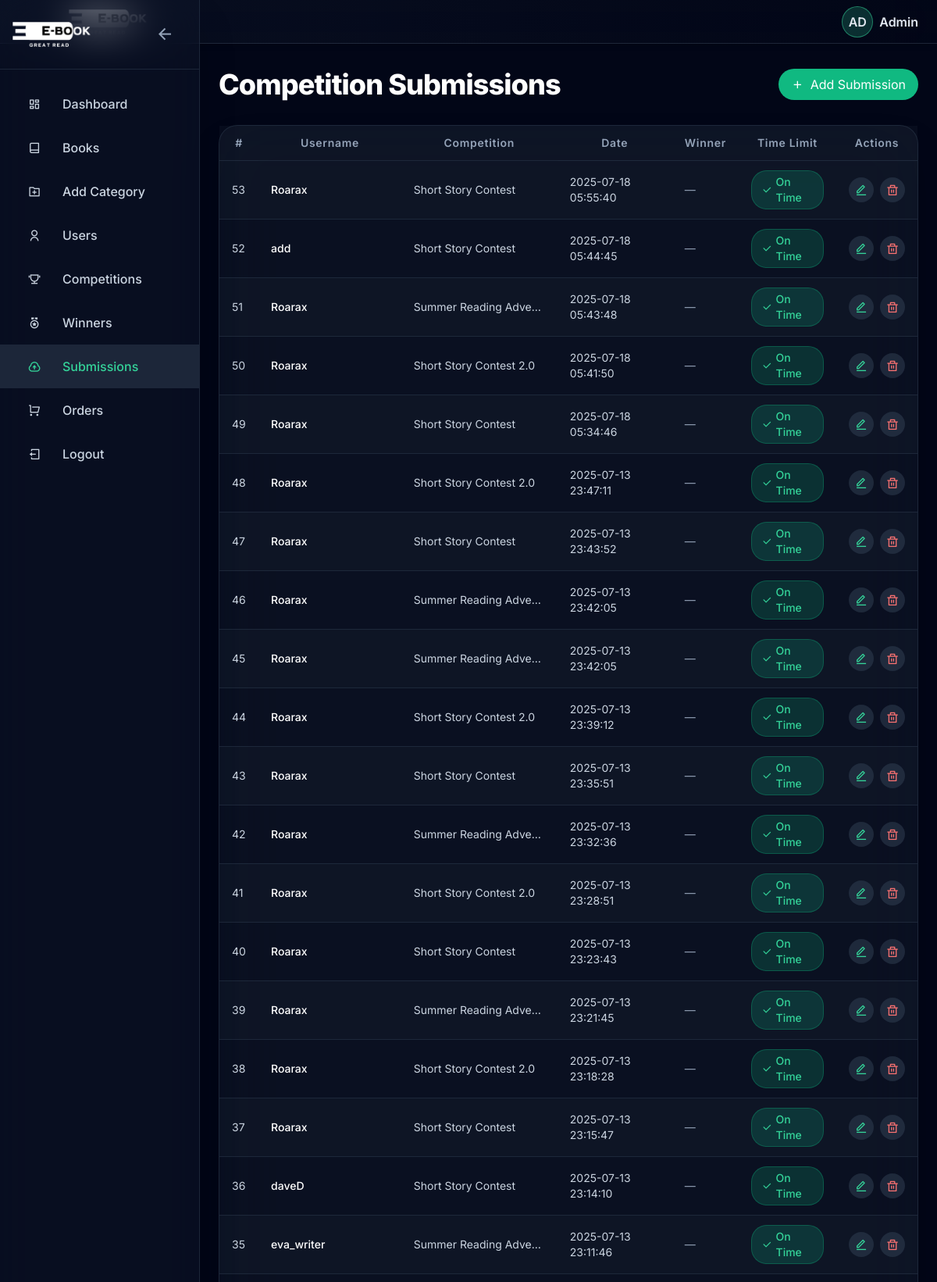
/Admin/AdminSubmissions/submisions.php (signed in, upper part), run on the app's committed database.
### tables this page shows
CREATE TABLE `submissions` (
  `SubmissionID` int(11) NOT NULL,
  `CompetitionID` int(11) DEFAULT NULL,
  `UserID` int(11) DEFAULT NULL,
  `Submission` text DEFAULT NULL,
  `SubmissionDate` datetime DEFAULT current_timestamp(),
  `IsWinner` tinyint(1) DEFAULT 0,
  `TimeLimitExceeded` tinyint(1) DEFAULT 0,
  `StartTime` datetime DEFAULT NULL
);

CREATE TABLE `users` (
  `UserID` int(11) NOT NULL,
  `Username` varchar(50) NOT NULL,
  `PasswordHash` varchar(255) NOT NULL,
  `Email` varchar(100) NOT NULL,
  `FullName` varchar(100) DEFAULT NULL,
  `City` varchar(50) DEFAULT NULL,
  `State` varchar(50) DEFAULT NULL,
  `ZipCode` varchar(10) DEFAULT NULL,
  `PhoneNumber` varchar(15) DEFAULT NULL,
  `Verified` tinyint(1) DEFAULT 0,
  `DateRegistered` datetime DEFAULT current_timestamp(),
  `Role` varchar(20) NOT NULL DEFAULT 'User' CHECK (`Role` in ('User','Admin')),
  `token` varchar(64) DEFAULT NULL
);

CREATE TABLE `competitions` (
  `CompetitionID` int(11) NOT NULL,
  `Type` varchar(20) DEFAULT NULL CHECK (`Type` in ('Story','Essay')),
  `Title` varchar(100) DEFAULT NULL,
  `Description` text DEFAULT NULL,
  `StartDate` date DEFAULT NULL,
  `EndDate` date DEFAULT NULL,
  `Prize` varchar(100) DEFAULT NULL
);

### Admin/AdminSubmissions/submisions.php (the view, shortened to what this page needs)
<?php
include "../Components/checkifadmin.php";
$sql = "
SELECT
    s.SubmissionID,
    s.SubmissionDate,
    s.IsWinner,
    s.TimeLimitExceeded,
    u.Username,
    c.Title AS CompetitionTitle
FROM submissions s
JOIN users u ON s.UserID = u.UserID
JOIN competitions c ON s.CompetitionID = c.CompetitionID
ORDER BY s.SubmissionDate DESC
";
$result = $conn->query($sql);
?>
<!DOCTYPE html>
<html lang="en">
<head>
    <script src="https://cdn.tailwindcss.com/3.4.16"></script>
    <link rel="stylesheet" href="https://cdnjs.cloudflare.com/ajax/libs/remixicon/4.6.0/remixicon.min.css">
</head>
<body class="bg-slate-950 text-white font-['Inter'] flex min-h-screen">
    <div class="flex min-h-screen w-full">
        <?php include "../Components/sider.php"; ?>
        <main id="main-content" class="min-h-screen flex-1 transition-all duration-300 mt-16">
            <div class="pt-24 p-4 sm:p-6">
                <div id="submissions-page" class="container mx-auto scroll-animate">
                    <div class="flex flex-col sm:flex-row justify-between items-center mb-8 gap-4">
                        <h1 class="text-3xl sm:text-4xl font-extrabold text-white tracking-tight">Competition Submissions</h1>
                        <a href="newsubmission.php" class="inline-flex items-center px-4 py-2 bg-emerald-500 text-white rounded-xl hover:bg-emerald-600 transition-all duration-300 hover-scale">
                            <i class="ri-add-line mr-2"></i>Add Submission
                        </a>
                    </div>
                    <div class="table-responsive backdrop-blur-2xl bg-slate-800/30 border border-slate-700/50 rounded-2xl shadow-2xl hover:shadow-emerald-500/20 transition-all duration-500">
                        <table class="w-full table-auto text-sm divide-y divide-slate-700/50">
                        <thead class="bg-slate-800/20 text-slate-400 hidden sm:table-header-group">
                        <tr>
                                    <th class="px-3 sm:px-4 py-3 font-semibold tracking-wider">#</th>
                                    <th class="px-3 sm:px-4 py-3 font-semibold tracking-wider submission-user">Username</th>
                                    <th class="px-3 sm:px-4 py-3 font-semibold tracking-wider submission-competition">Competition</th>
                                    <th class="px-3 sm:px-4 py-3 font-semibold tracking-wider hidden sm:table-cell">Date</th>
                                    <th class="px-3 sm:px-4 py-3 font-semibold tracking-wider">Winner</th>
                                    <th class="px-3 sm:px-4 py-3 font-semibold tracking-wider hidden sm:table-cell">Time Limit</th>
                                    <th class="px-3 sm:px-4 py-3 font-semibold tracking-wider">Actions</th>
                                </tr>
                            </thead>
                            <tbody class="divide-y divide-slate-700/50">
                                <?php
                                if (!$result) {
                                    error_log("Submissions query failed: " . $conn->error);
                                    echo '<tr><td colspan="7" class="text-center text-slate-400 py-12"><div class="flex flex-col items-center"><i class="ri-folder-open-line text-4xl text-slate-400 mb-2"></i><span class="text-lg font-medium">Error fetching data: ' . htmlspecialchars($conn->error) . '</span></div></td></tr>';
                                } elseif ($result->num_rows > 0) {
                                    $index = 0;
                                    while ($rows = $result->fetch_assoc()) {
                                ?>
                                <tr class="odd:bg-slate-800/20 hover:bg-slate-700/30 transition duration-200 scroll-animate" style="animation-delay: <?php echo $index * 0.1; ?>s;">
                                    <td class="px-3 sm:px-4 py-3 text-slate-300" data-label="#"> <?php echo htmlspecialchars($rows['SubmissionID']); ?></td>
                                    <td class="px-3 sm:px-4 py-3 font-medium text-white submission-user" data-label="Username"><?php echo htmlspecialchars($rows['Username']); ?></td>
                                    <td class="px-3 sm:px-4 py-3 text-slate-300 submission-competition" data-label="Competition"><?php echo htmlspecialchars($rows['CompetitionTitle']); ?></td>
                                    <td class="px-3 sm:px-4 py-3 text-slate-300 hidden sm:table-cell" data-label="Date"><?php echo htmlspecialchars($rows['SubmissionDate']); ?></td>
                                    <td class="px-3 sm:px-4 py-3" data-label="Winner">
                                        <?php if ($rows['IsWinner']): ?>
                                            <span class="inline-flex items-center px-3 py-1 bg-emerald-500/20 text-emerald-400 border border-emerald-500/30 rounded-xl font-medium hover-scale transition duration-300">
                                                <i class="ri-trophy-line mr-1"></i> Winner
                                            </span>
                                        <?php else: ?>
                                            <span class="text-slate-400">—</span>
                                        <?php endif; ?>
                                    </td>
                                    <td class="px-3 sm:px-4 py-3 hidden sm:table-cell" data-label="Time Limit">
                                        <?php if ($rows['TimeLimitExceeded']): ?>
                                            <span class="inline-flex items-center px-3 py-1 bg-red-500/20 text-red-400 border border-red-500/30 rounded-xl font-medium hover-scale transition duration-300">
                                                <i class="ri-time-line mr-1"></i> Exceeded
                                            </span>
                                        <?php else: ?>
                                            <span class="inline-flex items-center px-3 py-1 bg-emerald-500/20 text-emerald-400 border border-emerald-500/30 rounded-xl font-medium hover-scale transition duration-300">
                                                <i class="ri-check-line mr-1"></i> On Time
                                            </span>
                                        <?php endif; ?>
                                    </td>
                                    <td class="px-3 sm:px-4 py-3" data-label="Actions">
                                        <div class="flex items-center gap-2">
                                            <a href="updatesubmission.php?id=<?php echo htmlspecialchars($rows['SubmissionID']); ?>" class="w-8 h-8 flex items-center justify-center text-emerald-400 hover:text-emerald-500 hover-scale rounded-full bg-slate-700/50 transition duration-300" title="Edit Submission">
                                                <i class="ri-edit-line text-base"></i>
                                            </a>
                                            <a href="deletesubmission.php?id=<?php echo htmlspecialchars($rows['SubmissionID']); ?>" onclick="return confirm('Are you sure you want to delete this submission?');" class="w-8 h-8 flex items-center justify-center text-red-400 hover:text-red-500 hover-scale rounded-full bg-slate-700/50 transition duration-300" title="Delete Submission">
                                                <i class="ri-delete-bin-line text-base"></i>
                                            </a>
                                        </div>
                                    </td>
                                </tr>
                                <?php
                                        $index++;
                                    }
                                } else {
                                    echo '<tr><td colspan="7" class="text-center text-slate-400 py-12"><div class="flex flex-col items-center"><i class="ri-folder-open-line text-4xl text-slate-400 mb-2"></i><span class="text-lg font-medium">No submissions found.</span></div></td></tr>';
                                }
                                ?>
                            </tbody>
                        </table>
                    </div>
                </div>
            </div>
        </main>
    </div>
</body>
</html>

### Admin/AdminSubmissions/submisions.php (style rules this page uses)
#sidebar:not(.collapsed) ~ #main-content { margin-left: 16rem; }
.scroll-animate { opacity: 0; transform: translateY(20px); transition: all 1s ease-out; }
.scroll-animate.visible { opacity: 1; transform: translateY(0); }
.hover-scale { transition: transform 0.3s ease, box-shadow 0.3s ease; }
.table-responsive { max-width: 100%; }
.table-responsive .submission-user, .table-responsive .submission-competition { min-width: 150px; max-width: 200px; text-overflow: ellipsis; overflow: hidden; white-space: nowrap; }
@media (min-width: 640px) { .table-responsive .submission-user, .table-responsive .submission-competition { min-width: 120px; } }
@media (min-width: 768px) { .table-responsive .submission-user, .table-responsive .submission-competition { min-width: 150px; } }

### data on the page
submissions: SubmissionID "53", UserID.Username "Roarax", CompetitionID.Title "Short Story Contest", SubmissionDate "2025-07-18 05:55:40", TimeLimitExceeded 0 (drawn)
submissions: SubmissionID "52", UserID.Username "add", CompetitionID.Title "Short Story Contest", SubmissionDate "2025-07-18 05:44:45", TimeLimitExceeded 0 (drawn)
submissions: SubmissionID "51", UserID.Username "Roarax", CompetitionID.Title "Summer Reading Adve…", SubmissionDate "2025-07-18 05:43:48", TimeLimitExceeded 0 (drawn)
submissions: SubmissionID "50", UserID.Username "Roarax", CompetitionID.Title "Short Story Contest 2.0", SubmissionDate "2025-07-18 05:41:50", TimeLimitExceeded 0 (drawn)
submissions: SubmissionID "49", UserID.Username "Roarax", CompetitionID.Title "Short Story Contest", SubmissionDate "2025-07-18 05:34:46", TimeLimitExceeded 0 (drawn)
submissions: SubmissionID "48", UserID.Username "Roarax", CompetitionID.Title "Short Story Contest 2.0", SubmissionDate "2025-07-13 23:47:11", TimeLimitExceeded 0 (drawn)
submissions: SubmissionID "47", UserID.Username "Roarax", CompetitionID.Title "Short Story Contest", SubmissionDate "2025-07-13 23:43:52", TimeLimitExceeded 0 (drawn)
submissions: SubmissionID "46", UserID.Username "Roarax", CompetitionID.Title "Summer Reading Adve…", SubmissionDate "2025-07-13 23:42:05", TimeLimitExceeded 0 (drawn)
submissions: SubmissionID "45", UserID.Username "Roarax", CompetitionID.Title "Summer Reading Adve…", SubmissionDate "2025-07-13 23:42:05", TimeLimitExceeded 0 (drawn)
submissions: SubmissionID "44", UserID.Username "Roarax", CompetitionID.Title "Short Story Contest 2.0", SubmissionDate "2025-07-13 23:39:12", TimeLimitExceeded 0 (drawn)
submissions: SubmissionID "43", UserID.Username "Roarax", CompetitionID.Title "Short Story Contest", SubmissionDate "2025-07-13 23:35:51", TimeLimitExceeded 0 (drawn)
submissions: SubmissionID "42", UserID.Username "Roarax", CompetitionID.Title "Summer Reading Adve…", SubmissionDate "2025-07-13 23:32:36", TimeLimitExceeded 0 (drawn)
submissions: SubmissionID "41", UserID.Username "Roarax", CompetitionID.Title "Short Story Contest 2.0", SubmissionDate "2025-07-13 23:28:51", TimeLimitExceeded 0 (drawn)
submissions: SubmissionID "40", UserID.Username "Roarax", CompetitionID.Title "Short Story Contest", SubmissionDate "2025-07-13 23:23:43", TimeLimitExceeded 0 (drawn)
submissions: SubmissionID "39", UserID.Username "Roarax", CompetitionID.Title "Summer Reading Adve…", SubmissionDate "2025-07-13 23:21:45", TimeLimitExceeded 0 (drawn)
submissions: SubmissionID "38", UserID.Username "Roarax", CompetitionID.Title "Short Story Contest 2.0", SubmissionDate "2025-07-13 23:18:28", TimeLimitExceeded 0 (drawn)
submissions: SubmissionID "37", UserID.Username "Roarax", CompetitionID.Title "Short Story Contest", SubmissionDate "2025-07-13 23:15:47", TimeLimitExceeded 0 (drawn)
submissions: SubmissionID "36", UserID.Username "daveD", CompetitionID.Title "Short Story Contest", SubmissionDate "2025-07-13 23:14:10", TimeLimitExceeded 0 (drawn)
submissions: SubmissionID "35", UserID.Username "eva_writer", CompetitionID.Title "Summer Reading Adve…", SubmissionDate "2025-07-13 23:11:46", TimeLimitExceeded 0 (drawn)

### other printed values
substr($_SESSION['user'], 0, 2) "AD"
$_SESSION['user'] "Admin"
